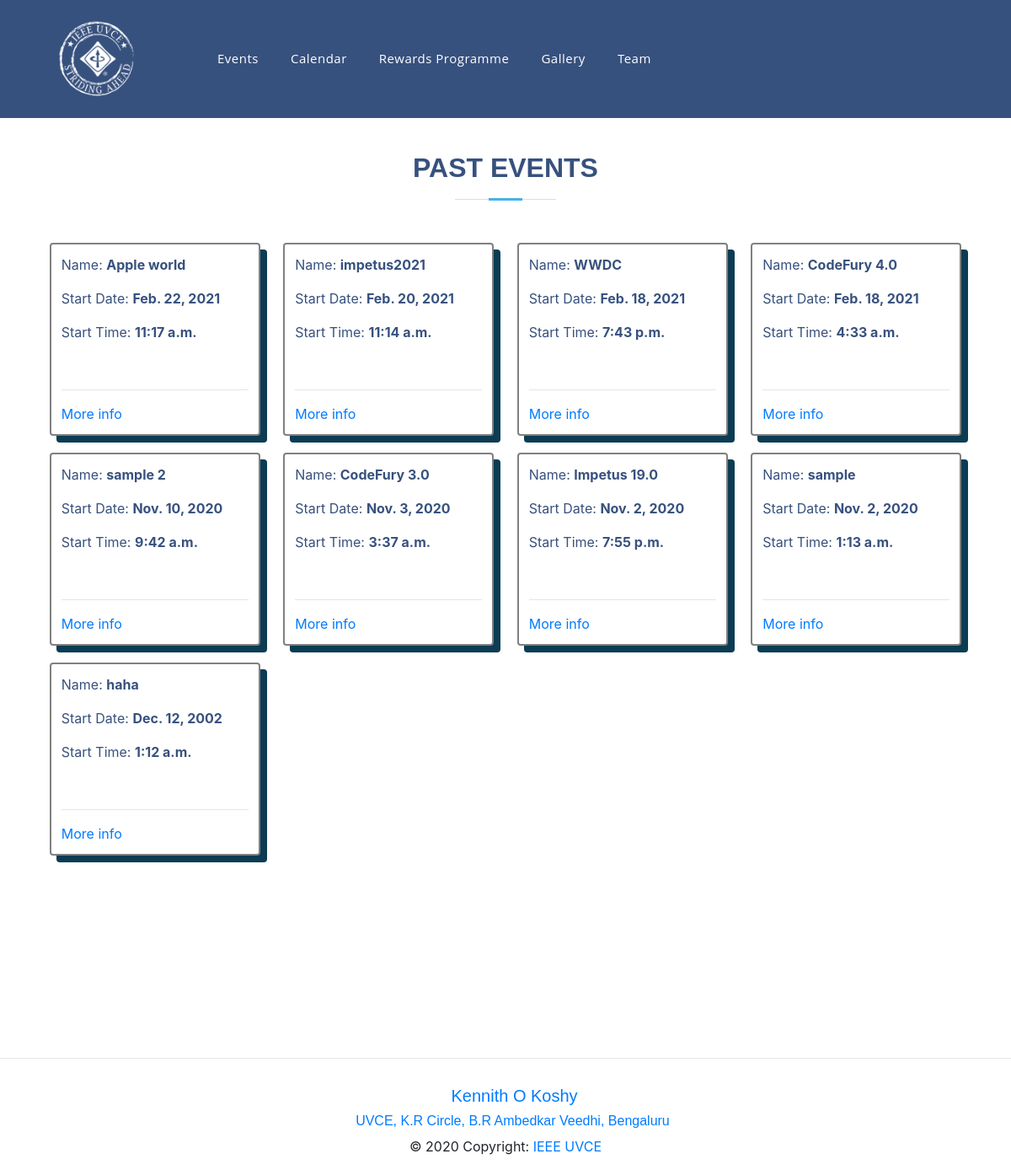
The page /events/evold on the database as committed earlier.
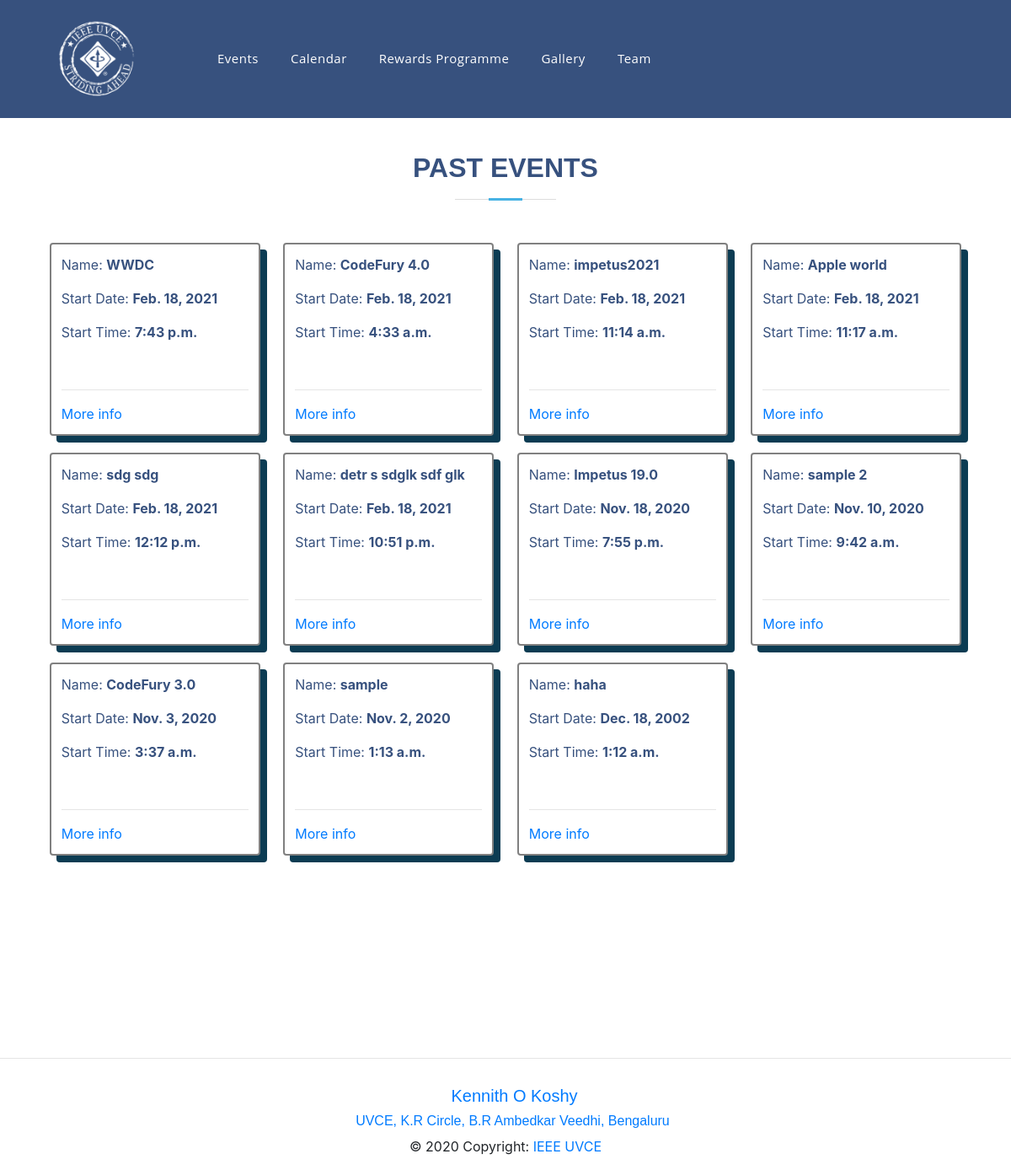
The same page on the database as committed later.
### events/models.py (models this page shows, shortened)
class Event(models.Model):
    event_name = models.CharField(max_length=200)
    slug = models.SlugField(max_length=400)
    date = models.DateField()
    time = models.TimeField()
    location = models.CharField(max_length=100)
    reg = models.URLField(blank=True)
    description = models.TextField(max_length=1000, blank=True)
    created = models.DateTimeField(auto_now_add=True)
    orgzer = models.CharField(max_length=200)
    winners = models.TextField(blank=True, default='Not Yet Decided')
    author = models.ForeignKey(User, default=None, on_delete=models.CASCADE)
    is_approved = models.BooleanField(default=False, blank=True)
    approved_by = models.CharField(
        max_length=40,  null=True, blank=True, default=" ")
    class Meta:
        verbose_name = "Event"
        verbose_name_plural = "Events"

### events/views.py (the view)
# urls.py: path('evold', views.old_events_view, name='old_events'),
def old_events_view(request):
    events = Event.objects.all().order_by('-date')
    eventold = events.filter(date__lt=datetime.date.today())
    context = {
        'eventold': eventold,
    }
    return render(request, 'events/events_old.html', context)

### events/templates/events/events_old.html
{% extends 'base.html' %} {% block content %}
<section id="skills" class="skills">
    <div class="container" data-aos="fade-up">
        <div class="section-title">
            <h2>Past Events</h2>
        </div>
        <div class="event-container">
            {% for event in eventold %}
            <div class="event">
                <p>Name: <b>{{ event.event_name }}</b></p>
                <p>Start Date: <b>{{ event.date }}</b></p>
                <p>Start Time: <b>{{ event.time }}</b></p>
                <br />
                <hr />
                <a href="{% url 'articles:detail' slug=event.slug %}">More info</a>
            </div>
            {% endfor %}
        </div>
    </div>
</section>
{% endblock %}

### templates/base.html (shortened to what this page needs)
{% load static %}
<!DOCTYPE html>
<html lang="en" style="overflow-x: hidden">
<head>
  <link rel="stylesheet" href="{% static 'css/style.css' %}" />
</head>
<body>
  <header id="header" class="fixed-top">
    <div class="container d-flex align-items-center">
      <div class="col-lg-2 col-md-2 col-4 d-flex align-items-center justify-content-center">
        <a href="
        {% block home_red %}
        {% url 'home_page' %}
        {% endblock  %}">
          <img src="{% static 'img/favicon-small.webp' %}" width="70%" height="50%" class="img-fluid faviamge" alt="" />
        </a>
      </div>
      <nav class="nav-menu d-none d-lg-block">
        <ul>
          <li>
            <a href="{% url 'articles:list' %}">Events</a>
          </li>
          <li>
            <a href="{% url 'calendar' %}">Calendar</a>
          </li>
          <li>
            <a href="{% url 'rewards' %}">Rewards Programme</a>
          </li>
          <li>
            <a href="{% url 'post' %}">Gallery</a>
          </li>
          <li>
            <a href="{% url 'team' %}">Team</a>
          </li>
        </ul>
      </nav>
    </div>
  </header>
  {% block hero %}
  <section id="skills" class="skills" style="margin-top: 00px"></section>
  {% endblock %}
  {% block content %} {% endblock %}
  {% block footer %}
  <footer class="page-footer font-small cyan darken-3">
    <div class="container">
      <div class="row">
        <div class="col-md-12 py-5">
        </div>
      </div>
    </div>
    <hr>
    <div style="" class="footer-copyright text-center py-3" data-aos="fade-up">
      <h5><a href="mailto:kennithkoshy@ieee.org"><i class="icofont-envelope"></i> Kennith O Koshy</a></h5>
      <h6><a target="_blank"
          href="https://www.google.com/maps/place/UVCE/@12.9753541,77.5845553,17z/data=!3m1!4b1!4m5!3m4!1s0x3bae1672fcfc6af1:0x9c2dc517c9231979!8m2!3d12.9753821!4d77.586793"><i
            class="icofont-google-map"></i>
          UVCE, K.R Circle, B.R Ambedkar Veedhi, Bengaluru </a></h6>
      © 2020 Copyright:
      <a href="{% url 'home_page' %}"> IEEE UVCE</a>
    </div>
  </footer>
  {% endblock %}
  <link rel="stylesheet" href="{% static 'vendor/icofont/icofont.min.css' %}" />
  <link rel="stylesheet" href="https://cdn.jsdelivr.net/npm/bootstrap@4.5.3/dist/css/bootstrap.min.css"
>
  <link href="https://unpkg.com/aos@2.3.1/dist/aos.css" rel="stylesheet">
  <link href='https://unpkg.com/boxicons@2.0.7/css/boxicons.min.css' rel='stylesheet'>
</body>
</html>

### assets/css/style.css (style rules this page uses)
body { font-family: "Open Sans", sans-serif; color: #444444; }
a { color: #47b2e4; }
h1, h2, h3, h4, h5, h6 { font-family: "Jost", sans-serif; }
#header { transition: all 0.5s; z-index: 997; padding: 15px 0; height: 140px; background-color: #37517e; }
.nav-menu ul { margin: 0; padding: 0; list-style: none; }
.nav-menu > ul { display: flex; }
.nav-menu > ul > li { position: relative; white-space: nowrap; padding: 10px 10px 10px 28px; }
.nav-menu a { display: block; position: relative; color: #fff; transition: 0.3s; font-size: 15px; letter-spacing: 0.5px; font-weight: 500; font-family: "Open Sans", sans-serif; }
.mobile-nav { position: fixed; top: 55px; right: 15px; bottom: 15px; left: 15px; z-index: 9999; overflow-y: auto; background: #fff; transition: ease-in-out 0.2s; opacity: 0; visibility: hidden; border-radius: 10px; padding: 10px 0; }
.mobile-nav * { margin: 0; padding: 0; list-style: none; }
.mobile-nav a { display: block; position: relative; color: #37517e; padding: 10px 20px; font-weight: 500; outline: none; }
section { padding: 60px 0; overflow: hidden; }
.section-title { text-align: center; padding-bottom: 30px; }
.section-title h2 { font-size: 32px; font-weight: bold; text-transform: uppercase; margin-bottom: 20px; padding-bottom: 20px; position: relative; color: #37517e; }
.section-title h2::before { content: ""; position: absolute; display: block; width: 120px; height: 1px; background: #ddd; bottom: 1px; left: calc(50% - 60px); }
.section-title h2::after { content: ""; position: absolute; display: block; width: 40px; height: 3px; background: #47b2e4; bottom: 0; left: calc(50% - 20px); }
.event-container { padding: auto; display: grid; grid-template-columns: auto auto auto auto; }
.event { width: 250px; background-color: white; color: rgba(55, 81, 126, 1); margin: auto; margin-bottom: 20px; padding: 12px; border: 2px solid grey; border-radius: 4px; box-shadow: 8px 8px 0px 0px #0c3c53; }

### templates/base.html (style rules this page uses)
li { list-style-type: none; }

Rows that differ between the two databases and show on the page:
changed Event "impetus2021": date "Feb. 20, 2021" → "Feb. 18, 2021"; moves down the list
changed Event "Apple world": date "Feb. 22, 2021" → "Feb. 18, 2021"; moves down the list
added Event: event_name "sdg sdg", date "Feb. 18, 2021", time "12:12 p.m."
added Event: event_name "detr s sdglk sdf glk", date "Feb. 18, 2021", time "10:51 p.m."
changed Event "Impetus 19.0": date "Nov. 2, 2020" → "Nov. 18, 2020"; moves up the list
changed Event "haha": date "Dec. 12, 2002" → "Dec. 18, 2002"
